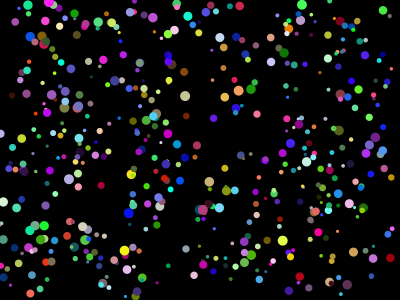
Frame 1 (no input)
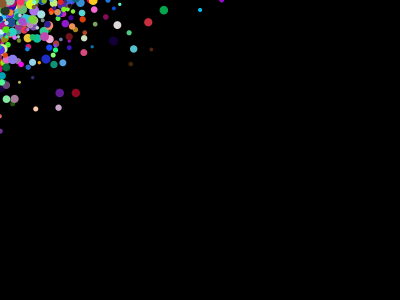
Frame 60 (the mouse pressed at the canvas centre just before this capture)
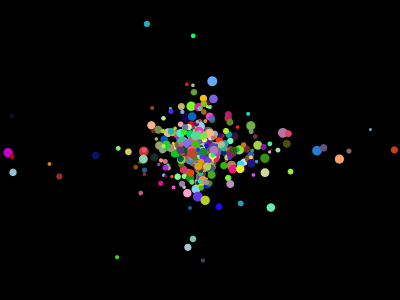
Frame 120 (the mouse held since frame 60 and released just before this capture)

The Processing sketch that drew these frames (run headless with seeded random() and noise(); from frame 60 on, the mouse is pressed at the canvas centre):

// Processing sketch: processing_134497
// ── processing_134497.pde


woker[] w = new woker[500];

void setup() {
  size(400, 300);
  
  noStroke();

  fill(#2C064D);
   ellipse(random(100),random (height), 50, 50); 
  for (int i=0;i<w.length;i++) {
    w[i] = new woker(random(3, 10), random(200, 500));
  }
}

void draw() {
  //fondo con alfa
  fill(0);
  rect(0, 0, width, height);

  for (int i=0;i<w.length;i++) {
    w[i].run();
  }
}

void mousePressed() {
  for (int i=0;i<w.length;i++) {

    w[i].xPos = random(width); 
    w[i].yPos = random(height);
    
  }
}

class woker {

  float xPos, xVel;
  float yPos, yVel;
  float sz;

  woker(float _sz, float _vel) {
    xPos = random(width);
    yPos = random(height);
    xVel = _vel/2;
    yVel = _vel/2;
    sz = _sz;
  }
  
  void run(){
    actualizar();
    dibujar();
  }

  void actualizar() {
    //calculamos la distÃ¡ncia entre el mouse y la bola en los 2 ejes
    float distanceX = mouseX-xPos;
    float distanceY = mouseY-yPos;
    //y actualizamos la posiciÃ³n de manera que la bola no acabe de llegar nunca...
    xPos += distanceX/random(xVel);
    yPos += distanceY/random(yVel);
  }

  void dibujar() {
   
    fill(random(255),random(255),random(255));
    ellipse(xPos, yPos, sz, sz);
 
    
   
  }
  
} 
